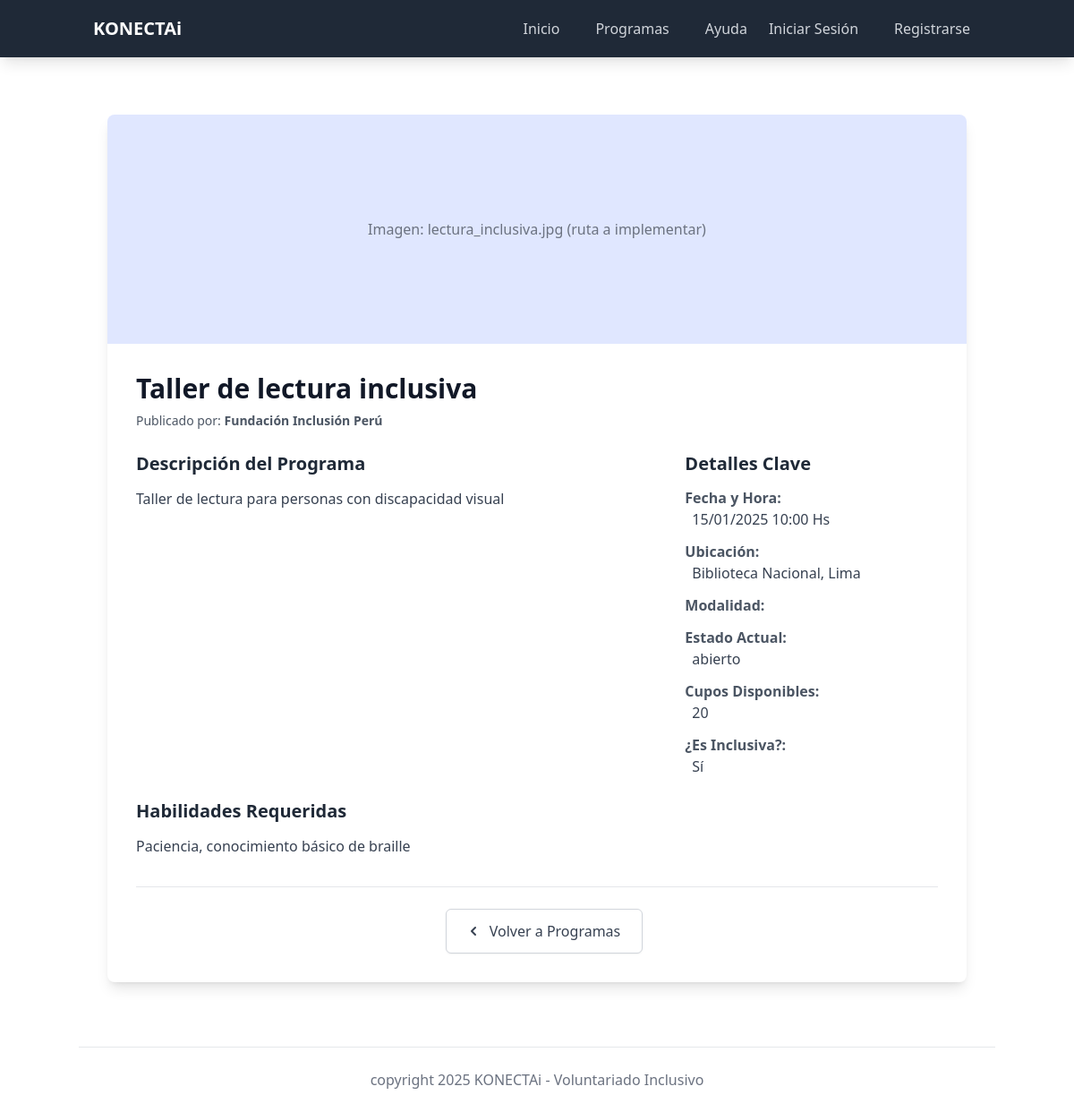
The app's page /program/1 with its own data.
### model/models.py (models this page shows)
class Actividades(db.Model):
    __tablename__ = 'actividades'
    id_actividad = db.Column(db.Integer, primary_key=True, autoincrement=True)
    nombre = db.Column(db.String(255))
    descripcion = db.Column(db.Text)
    fecha_actividad = db.Column(db.DateTime)
    ubicacion = db.Column(db.String(255))
    tipo = db.Column(db.Enum('presencial', 'virtual', name='tipo_actividad_enum'))
    habilidades_requeridas = db.Column(db.Text)
    es_inclusiva = db.Column(db.Boolean, default=False)
    cupo_maximo = db.Column(db.Integer)
    estado = db.Column(db.Enum(EstadoActividad, name='estado_actividad_enum', values_callable=lambda x: [e.value for e in x]), default=EstadoActividad.ABIERTO) # Usando Enum de Python
    imagen = db.Column(db.String(255))
    compatibilidad = db.Column(db.DECIMAL(5, 2))
    etiqueta = db.Column(db.String(100))
    id_organizacion = db.Column(db.Integer, ForeignKey('organizaciones.id_organizacion'))
    organizacion = relationship("Organizaciones", back_populates="actividades")
    discapacidades = relationship("Discapacidades", secondary=actividad_discapacidad_table, back_populates="actividades")
    facilidades = relationship("Facilidad", secondary=actividad_facilidad_table, back_populates="actividades")
    auditoria_actividad = relationship("AuditoriaActividad", back_populates="actividad")
    inscripciones = relationship("Inscripciones", back_populates="actividad")

class Organizaciones(db.Model):
    __tablename__ = 'organizaciones'
    id_organizacion = db.Column(db.Integer, primary_key=True, autoincrement=True)
    nombre_org = db.Column(db.String(255), unique=True, nullable=False)
    descripcion_org = db.Column(db.Text)
    direccion_fisica = db.Column(db.String(255))
    logo = db.Column(db.Text)
    fecha_registro = db.Column(db.DateTime, default=datetime.utcnow)
    usuarios = relationship("Usuarios", secondary=usuario_organizacion_table, back_populates="organizaciones")
    actividades = relationship("Actividades", back_populates="organizacion")

### controller/program_controller.py (the view)
@program_bp.route('/<int:program_id>')
def view_program_detail(program_id):
    program = Actividades.query.get(program_id)
    if not program:
        flash('Programa no encontrado.', 'danger')
        return redirect(url_for('main.programs'))
    return render_template('program_detail.html', program=program, title=program.nombre)

### view/templates/program_detail.html (shortened to what this page needs)
{% extends "base.html" %}
{% block content %}
<div class="container mx-auto px-4 py-8">
    <div class="bg-white shadow-lg rounded-lg overflow-hidden">
        <div class="h-64 w-full bg-indigo-100 flex items-center justify-center">
            {% if program.imagen %}
                <p class="text-gray-500">Imagen: {{program.imagen}} (ruta a implementar)</p>
            {% endif %}
        </div>
        <div class="p-6 md:p-8">
            <h1 class="text-3xl font-bold text-gray-900 mb-2">{{ program.nombre }}</h1>
            <p class="text-sm text-gray-600 mb-6">Publicado por: <span class="font-semibold">{{ program.organizacion.nombre_org if program.organizacion else 'Organización no especificada' }}</span></p>
            <div class="grid grid-cols-1 md:grid-cols-3 gap-6 mb-6">
                <div class="md:col-span-2">
                    <h2 class="text-xl font-semibold text-gray-800 mb-3">Descripción del Programa</h2>
                    <p class="text-gray-700 whitespace-pre-wrap leading-relaxed">{{ program.descripcion if program.descripcion else 'No hay descripción detallada disponible.' }}</p>
                </div>
                <div>
                    <h2 class="text-xl font-semibold text-gray-800 mb-3">Detalles Clave</h2>
                    <dl class="space-y-3 text-gray-700">
                        <div>
                            <dt class="font-semibold text-gray-600">Fecha y Hora:</dt>
                            <dd class="ml-2">{{ program.fecha_actividad.strftime('%d/%m/%Y %H:%M Hs') if program.fecha_actividad else 'No especificada' }}</dd>
                        </div>
                        <div>
                            <dt class="font-semibold text-gray-600">Ubicación:</dt>
                            <dd class="ml-2">{{ program.ubicacion if program.ubicacion else 'No especificada' }}</dd>
                        </div>
                        <div>
                            <dt class="font-semibold text-gray-600">Modalidad:</dt>
                        </div>
                        <div>
                            <dt class="font-semibold text-gray-600">Estado Actual:</dt>
                            <dd class="ml-2">{{ program.estado.value if program.estado else 'No especificado' }}</dd>
                        </div>
                        <div>
                            <dt class="font-semibold text-gray-600">Cupos Disponibles:</dt>
                            <dd class="ml-2">{{ program.cupo_maximo if program.cupo_maximo is not none else 'No especificado' }}</dd>
                        </div>
                        <div>
                            <dt class="font-semibold text-gray-600">¿Es Inclusiva?:</dt>
                            <dd class="ml-2">{% if program.es_inclusiva %}Sí{% else %}No{% endif %}</dd>
                        </div>
                    </dl>
                </div>
            </div>
            {% if program.habilidades_requeridas %}
            <div class="mb-6">
                <h2 class="text-xl font-semibold text-gray-800 mb-3">Habilidades Requeridas</h2>
                <p class="text-gray-700 whitespace-pre-wrap leading-relaxed">{{ program.habilidades_requeridas }}</p>
            </div>
            {% endif %}
            <div class="mt-8 pt-6 border-t border-gray-200 text-center">
                 <a href="{{ url_for('main.programs') }}" class="mt-4 md:mt-0 md:ml-4 inline-flex items-center px-6 py-3 border border-gray-300 shadow-sm text-base font-medium rounded-md text-gray-700 bg-white hover:bg-gray-50 focus:outline-none focus:ring-2 focus:ring-offset-2 focus:ring-indigo-500 transition-colors duration-150">
                    <svg class="-ml-1 mr-2 h-5 w-5" fill="currentColor" viewBox="0 0 20 20" xmlns="http://www.w3.org/2000/svg"><path fill-rule="evenodd" d="M12.707 5.293a1 1 0 010 1.414L9.414 10l3.293 3.293a1 1 0 01-1.414 1.414l-4-4a1 1 0 010-1.414l4-4a1 1 0 011.414 0z" clip-rule="evenodd"></path></svg>
                    Volver a Programas
                </a>
            </div>
        </div>
    </div>
</div>
{% endblock %}

### records on screen
Actividades: imagen "lectura_inclusiva.jpg", nombre "Taller de lectura inclusiva", descripcion "Taller de lectura para personas con discapacidad visual", fecha_actividad "15/01/2025 10:00 Hs", ubicacion "Biblioteca Nacional, Lima", estado "abierto", cupo_maximo "20", habilidades_requeridas "Paciencia, conocimiento básico de braille"
Organizaciones: organizacion "Fundación Inclusión Perú"
